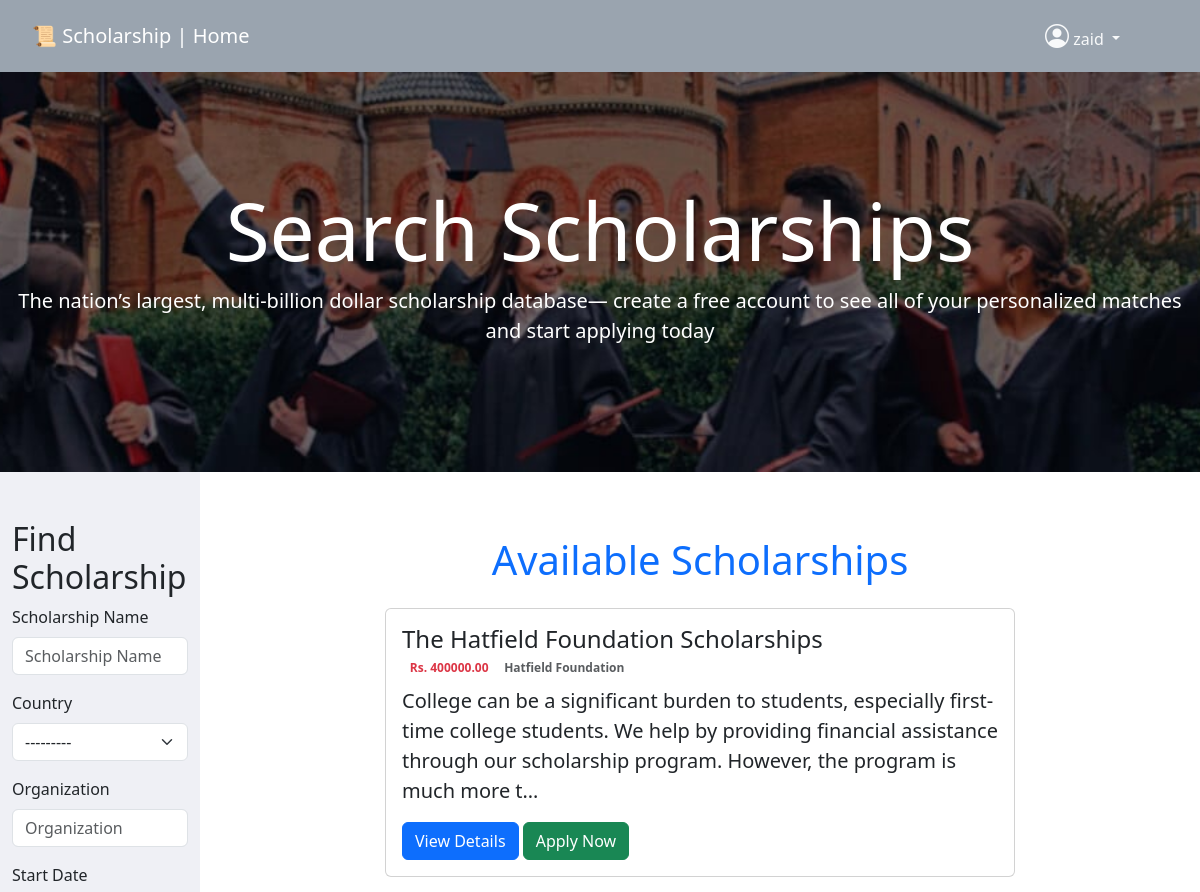
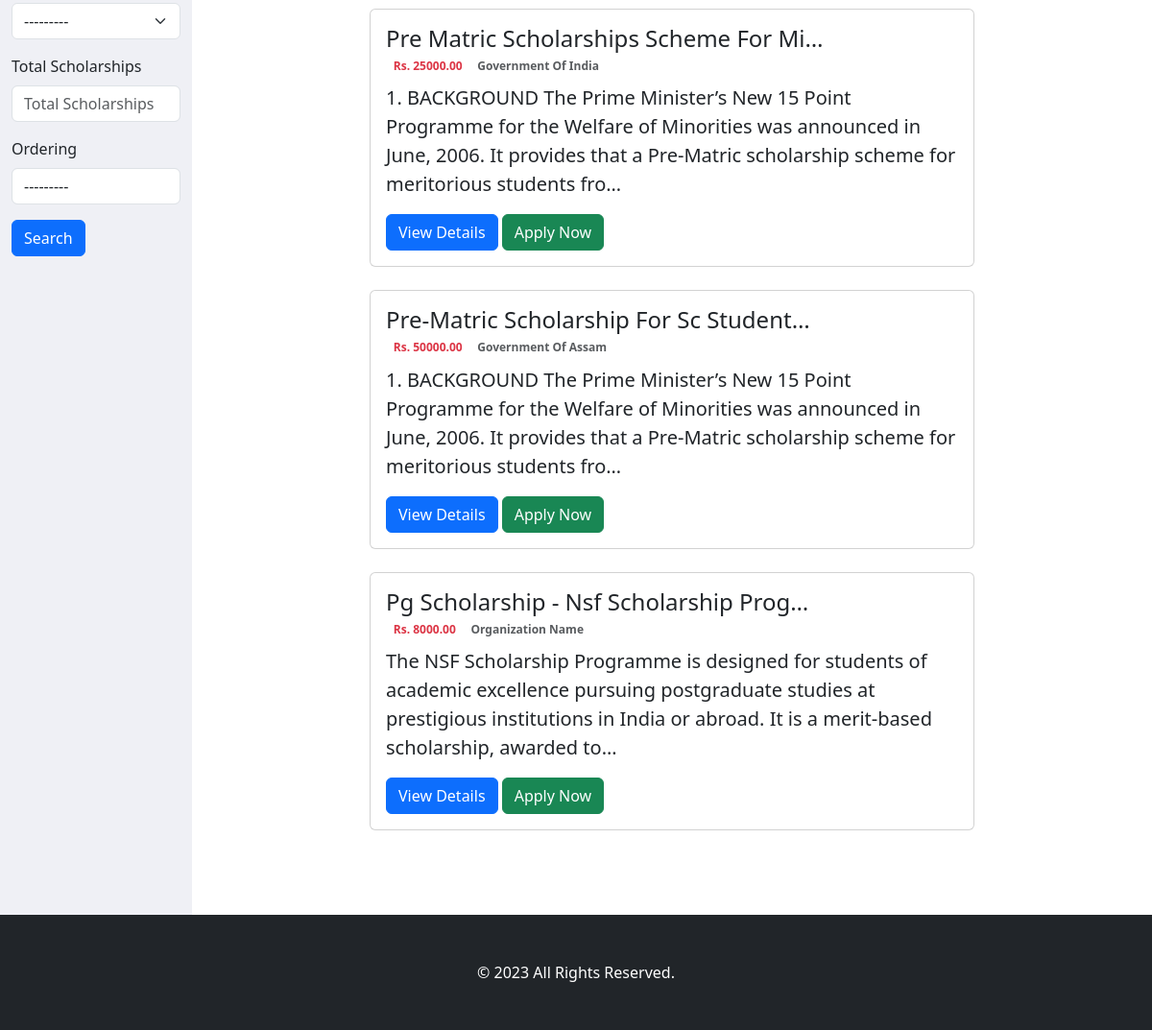
The app's page / (signed in) with its own data (2 pictures, top to bottom).
### scholarship/models.py (models this page shows, shortened)
class Scholarship(models.Model):
    name = models.CharField(max_length=255, help_text='Name of the scholarship')
    country = models.CharField(max_length=255, choices=COUNTRIES.items(), help_text='Country of the scholarship')
    amount = models.CharField(max_length=255, help_text='Amount of the scholarship', default='$100')
    description = models.TextField(help_text='Description of the scholarship')
    eligibility = models.TextField(help_text='Eligibility criteria for the scholarship')
    acceptance_start_date = models.DateField(help_text='Start date to apply for the scholarship', default=timezone.now)
    winner_announcement_date = models.DateField(help_text='Date when the winner will be announced',
                                                default=timezone.now() + timezone.timedelta(days=15))
    quantity = models.IntegerField(help_text='Number of scholarships available', default=1)
    last_date = models.DateField(help_text='Last date to apply for the scholarship',
                                 default=timezone.now() + timezone.timedelta(days=30))
    link = models.URLField(help_text='Link to the scholarship page')
    organization = models.CharField(max_length=255, help_text='Organization providing the scholarship',
                                    default='Organization Name')
    image = OptimizedImageField(upload_to='scholarship_pics',
                                blank=True,
                                null=True,
                                optimized_image_resize_method='cover',
                                optimized_image_output_size=(512, 512))
    def amt_indian(self):
        if '$' in self.amount:
            return int(self.amount.split('$')[1]) * 80
        elif '€' in self.amount:
            return int(self.amount.split('€')[1]) * 100
        elif '£' in self.amount:
            return int(self.amount.split('£')[1]) * 120
        else:
            return self.amount
    class Meta:
        verbose_name_plural = 'Scholarships'

### scholarship/views.py (the view)
# urls.py: path('', views.index, name='index'),
def index(request):
    f = ScholarshipFilter(request.GET, queryset=Scholarship.objects.all())
    ctx = {
        'title': f'{title} | Home',
        'filter': f
    }
    return render(request, 'scholarship/index.html', ctx)

### templates/scholarship/index.html (shortened to what this page needs)
{% extends 'layout/base.html' %}
{% load django_bootstrap5 %}
{% load static %}
{% block content %}
    <section class="container-fluid hero">
        <div class="row">
            <div class="col-md-12 p-0">
                <div class="content text-center">
                    <h1 class="display-1 ">Search Scholarships</h1>
                    <p class="lead leading-snug">The nation’s largest, multi-billion dollar
                        scholarship database— create a free account to see all of
                        your personalized matches and start applying today
                    </p>
                </div>
            </div>
        </div>
    </section>
    <section class="container-fluid">
        <div class="row">
            <aside class="col-lg-2 col-md-4 py-5">
                <h2>Find Scholarship</h2>
                <form method="GET" autocomplete="off">
                    {% bootstrap_form filter.form %}
                    {% if user.is_authenticated %}
                        <button type="submit" class="btn btn-primary">Search</button>
                    {% else %}
                        <a class="btn btn-primary" href="{% url 'login' %}">Search</a>
                    {% endif %}
                </form>
            </aside>
            <div class="col-lg-10 col-md-8">
                <div class="container-fluid p-3 ">
                    <div class="row p-5">
                        <h1 class=" text-center text-primary mb-4">
                            Available Scholarships
                        </h1>
                        {% for item in filter.qs %}
                            <div class="col-lg-9 col-md-12 mx-md-auto mb-4">
                                <div class="card">
                                    <div class="card-body">
                                        <h4 class="card-title">
                                            <a class="nav-link" href="{% url 'view_scholarship' item.id %}"
                                               title="{{ item.name|title }}">
                                                {{ item.name|title|truncatechars:38 }}
                                            </a>
                                        </h4>
                                        <div class="details d-flex">
                                            <h6 class="card-subtitle mb-2 text-danger badge ">
                                                Rs. {{ item.amt_indian|floatformat:2 }}
                                            </h6>
                                            <h6 class="card-subtitle mb-2 text-muted badge ">
                                                {{ item.organization|title }}
                                            </h6>
                                        </div>
                                        <p class="card-text lead">{{ item.description|truncatechars:200 }}</p>
                                        <p class="card-text">
                                            <a class="btn btn-primary" href="{% url 'view_scholarship' item.id %}">
                                                View Details
                                            </a>
                                            {% if user.is_authenticated %}
                                                <a class="btn btn-success" href="{{ item.link }}">
                                                    Apply Now
                                                </a>
                                            {% else %}
                                                <a class="btn btn-success" href="{% url 'login' %}">
                                                    Apply Now
                                                </a>
                                            {% endif %}
                                        </p>
                                    </div>
                                </div>
                            </div>
                        {% endfor %}
                    </div>
                </div>
            </div>
        </div>
    </section>
{% endblock %}

### templates/partials/navbar.html (shortened to what this page needs)
<nav class="navbar navbar-expand-lg navbar-dark bg-dark p-3">
    <div class="container-fluid px-3">
        <a class="navbar-brand" href="/">
            {{ title }}
        </a>
        <div class="collapse navbar-collapse" id="topbarId">
            <ul class="navbar-nav ms-auto mt-2 mt-lg-0">
                {% if user.is_authenticated %}
                    <div class="dropdown text-start ">
                        <a href="#" class="d-block link-light text-decoration-none dropdown-toggle px-5"
                           data-bs-toggle="dropdown" aria-expanded="false">
                            <i class="bi bi-person-circle h4"></i>
                            <span class="">{{ user.username }}</span>
                        </a>
                    </div>
                {% else %}
                    <li class="nav-item shadow-sm rounded-2 bg-red px-2">
                        <a class="nav-link text-white" href="{% url 'login' %}" title="Sign-In">
                            <i class="bi bi-person-check me-3"></i> Sign-In
                        </a>
                    </li>
                {% endif %}
            </ul>
        </div>
    </div>
</nav>

### templates/layout/base.html (style rules this page uses)
.navbar { background-color: #9aa4af !important; }
.wrapper { min-height: 100vh; display: grid; grid-template-rows: auto 1fr auto; }

### records on screen
Scholarship: name "The Hatfield Foundation Scholarships", amt_indian "400000.00", organization "Hatfield Foundation", description "College can be a significant burden to students, especially first-time college students. We help by providing financial assistance through our scholarship program. However, the program is much more t…"
Scholarship: name "Pre Matric Scholarships Scheme For Mi…", amt_indian "25000.00", organization "Government Of India", description "1. BACKGROUND The Prime Minister’s New 15 Point Programme for the Welfare of Minorities was announced in June, 2006. It provides that a Pre-Matric scholarship scheme for meritorious students fro…"
Scholarship: name "Pre-Matric Scholarship For Sc Student…", amt_indian "50000.00", organization "Government Of Assam", description "1. BACKGROUND The Prime Minister’s New 15 Point Programme for the Welfare of Minorities was announced in June, 2006. It provides that a Pre-Matric scholarship scheme for meritorious students fro…"
Scholarship: name "Pg Scholarship - Nsf Scholarship Prog…", amt_indian "8000.00", organization "Organization Name", description "The NSF Scholarship Programme is designed for students of academic excellence pursuing postgraduate studies at prestigious institutions in India or abroad. It is a merit-based scholarship, awarded to…"

### other values on screen
{{ title }} "📜 Scholarship | Home"
{{ user.username }} "zaid"
